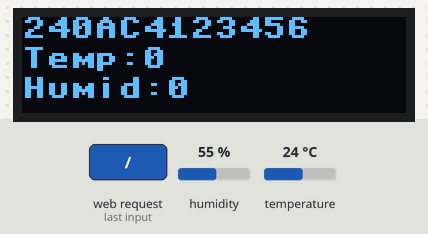
Recording of a program running on a simulated ESP32 board running MicroPython. On the bench: 128×32 one-colour display. Inputs (shaded band) come from the test bench; at power-on: humidity 55 %, temperature 24 °C. WiFi joins after 1.5 s; library files of the repository ran but are not shown: ssd1306.py; what the program prints to the serial console is not drawn.

2.9 s: HTTP request GET / received
Above: at 3.9 s.
Timing chart, 0 to 5.9 s (numbered marks = the images above; inputs shaded):
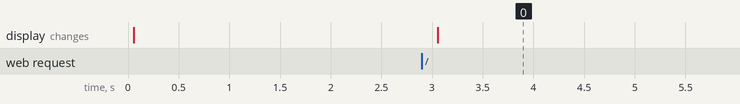

The program:

ESP32SimpleWebtoHTU21D.py
```python
import network         # 匯入 network 模組以使用網路功能
import socket          # 匯入 socket 模組以建立網路連接
# 這段 MicroPython 程式碼主要用於從 HTU21D 溫濕度感測器讀取數據，
# 並將這些數據顯示在 SSD1306 OLED 顯示模組上。
# 程式碼中使用 SoftI2C 與感測器和 OLED 顯示模組進行通訊。
# 這段程式碼反覆執行，
# 讀取 HTU21D 溫濕度感測器的數據，
# 並將溫度和濕度資訊顯示在 SSD1306 OLED 顯示模組上，
# 並在控制台輸出這些數據。
# 同時，在顯示溫度和濕度之前，
# 程式碼會清除 OLED 的畫面，
# 以確保顯示的數據是最新的。

# 匯入必要的模組，包括 HTU21D、SSD1306 OLED 顯示模組、機器控制和時間管理模組
from HTU21D import HTU21D  # HTU21D 溫濕度感測器
from myLib import *  # 使用者自訂函式庫
import ssd1306  # SSD1306 OLED 顯示模組
from machine import Pin, SoftI2C  # 進行 GPIO 操作和 SoftI2C 通訊
import utime  # 提供時間延遲功能

# 初始化 SoftI2C 通訊，指定 SCL 和 SDA 的 GPIO 腳位，以及通訊頻率
i2c = SoftI2C(scl=Pin(22), sda=Pin(21), freq=100_000)

# 初始化 SSD1306 OLED 顯示模組，解析度為 128x32，並使用 I2C 通訊
display = ssd1306.SSD1306_I2C(128, 32, i2c)

# 清除 OLED 顯示模組的畫面
display.fill(0)  # 用黑色填充整個畫面
display.show()  # 更新 OLED 顯示模組

# 在 OLED 上顯示 MAC 地址（假設 GetMAC() 函式從某個地方取得 MAC 地址）
display.text(GetMAC(), 0, 0, 1)  # 在位置 (0, 0) 顯示 MAC 地址

# 初始化 HTU21D 溫濕度感測器，使用 SoftI2C 通訊
lectura = HTU21D(22, 21)
temp=0
hum=0
# 設定 Wi-Fi 的 SSID 和密碼
ssid='NCNUIOT'
pwd='12345678'

# 設定為站點模式 (STA_IF) 的 Wi-Fi 物件
wifi = network.WLAN(network.STA_IF)

# 檢查是否已連接到 Wi-Fi
if not wifi.isconnected():	#如果以連接上網路
    print('connecting to network...')  # 打印連接信息
    wifi.active(True)                  # 啟用 Wi-Fi 連接
    wifi.connect(ssid, pwd)            # 連接到指定的 Wi-Fi 網路
    while not wifi.isconnected():      # 等待連接成功
        pass

print(wifi.ifconfig())                 # 打印連接成功後的網路配置

# 創建一個網路套接字
s = socket.socket(socket.AF_INET, socket.SOCK_STREAM)	#創建 Socket 物件，
#使用 socket.socket() 方法來創建一個新的 socket 物件。這個方法需要兩個參數：
#AF_INET：表示使用 IPv4 地址。
#SOCK_STREAM：表示使用 TCP 協議。

s.bind(('', 80))                        # 綁定到本機 IP 和埠 80
#使用 bind() 方法來綁定 socket 到一個特定的地址和埠。這個方法需要一個元組作為參數，包含 IP 地址和埠號。
s.listen(5)                             # 設定最多允許 5 個連接
#使用 listen() 方法使 socket 開始監聽進入的連接。參數指定可以排隊的最大連接數

def read_htu21d():
    t = h = 0
    #temp = 0
    #hum = 0
    try:
        h = lectura.humidity  # 取得濕度
        t = lectura.temperature  # 取得溫度
        print('Humidity:', h)  # 輸出濕度
        print('Temperatura:', t)  # 輸出溫度

        # 清除 OLED 顯示模組的畫面
        display.fill(0)  # 用黑色填充整個畫面

        # 在 OLED 上顯示 MAC 地址（假設 GetMAC() 函式從某個地方取得 MAC 地址）
        display.text(GetMAC(), 0, 0, 1)  # 在位置 (0, 0) 顯示 MAC 地址
        # 在 OLED 上顯示溫度和濕度資訊
        display.rect(0, 10, 128, 10, 0, 1)  # 繪製橫線
        display.text('Temp:' + str(temp), 0, 10, 1)  # 在位置 (0, 10) 顯示溫度
        display.rect(0, 20, 128, 10, 0, 1)  # 繪製另一個橫線
        display.text('Humid:' + str(hum), 0, 20, 1)  # 在位置 (0, 20) 顯示濕度
        # 更新 OLED 顯示模組的內容，將新的資訊顯示出來
        display.show()
    except OSError as e:
        print("read sensor error")
        #return('Failed to read sensor.')
    return t,h
    #return temp , hum
# 定義一個返回 HTML 網頁的函數

#def web_page(t,h):
def web_page():
    # 定義 HTML 頁面內容
    html ="""
    <html>
        <head lang=\'zh-tw\'>
            <meta charset = \'UTF-8\' http-equiv="refresh" content="5" />
            <title>顯示溫溼度感測器資料 modified from 動手玩MicroPython- ESP32物聯網互動設計</title>
            <meta name="viewport" content="width=device-width, initial-scale=1">
            <style>
                html{
                        font-family: Helvetica;
                        display: inline-block;
                        margin: 0px auto;
                        text-align: center;
                        color: #09F;
                    }
                    h1{
                        color: #FF9900;
                        padding: 2vh;
                    }
                p{font-size:1.5rem;}
            </style>        </head>
        <body>
            <h1>顯示溫溼度感測器資料 modified from 動手玩MicroPython- ESP32物聯網互動設計 written by 楊明豐</h1>
            <h1> <span>Temperature</span>
                <span>"""+str(temp)+"""</span>
                <sub>&deg;C</sub></h1>
            <h1> <span>Humidity</span>
                <span>"""+str(hum)+"""</span>
                <sub>%</sub></h1>
        </body>
        </html>
    """
    return html                         # 返回 HTML 字串

while True:	#永久迴圈，使其網頁在一直等待再被連接狀態
    client, addr = s.accept()           # 接受來自客戶端的連接
    #使用 accept() 方法來接受一個新的連接。此方法會阻塞直到有新的連接，返回一個新的 socket 物件和客戶端地址。
    temp,hum = read_htu21d()
    print("in temp:",temp)
    print("in humid:",hum)

    response = web_page()               # 生成 HTML 回應
    #response = web_page()               # 生成 HTML 回應
    #使用 send() 或 sendall() 方法向客戶端發送數據。
    # 在控制台顯示溫濕度資訊
    print(response)
    client.send('HTTP/1.1 200 OK\n')    # 發送 HTTP 回應狀態
    client.send('Content-Type: text/html\n') # 發送內容類型
    client.send('Connection: close\n\n')     # 關閉連接
    client.sendall(response)            # 發送所有 HTML 回應
    client.close()                      # 關閉客戶端連接，使用 close() 方法關閉 socket 連接。
    #utime.sleep(5)
```

HTU21D.py
```python
# 這段 MicroPython 程式碼定義了一個 HTU21D 溫濕度感測器的類別，
# 提供了測量溫度和濕度的功能。
# 這個程式碼使用 I2C 通訊與 HTU21D 感測器交互，
# 以獲取溫度和濕度數據。
# 它包括數據的 CRC 校驗，
# 以確保數據的完整性，
# 並提供相關方法來進行測量和獲取溫度、濕度值


from machine import I2C, Pin  # 匯入 MicroPython 的 I2C 和 Pin 套件
import time  # 匯入時間相關功能

class HTU21D(object):
    # 常數定義
    ADDRESS = 0x40  # HTU21D 感測器的 I2C 地址
    ISSUE_TEMP_ADDRESS = 0xE3  # 溫度測量指令地址
    ISSUE_HU_ADDRESS = 0xE5  # 濕度測量指令地址

    def __init__(self, scl, sda):
        """初始化 HTU21D 類別
        參數:
            scl (int): 連接到 I2C 的 SCL 腳位編號
            sda (int): 連接到 I2C 的 SDA 腳位編號
        """
        self.i2c = I2C(scl=Pin(scl), sda=Pin(sda), freq=100000)  # 初始化 I2C 通訊

    def _crc_check(self, value):
        """檢查數據的 CRC (循環冗餘校驗)
        備註:
            從 sparkfun/HTU21D_Breakout 的 GitHub 借鑑
        參數:
            value (bytearray): 要檢查的數據
        返回:
            True 表示有效，False 表示無效
        """
        # 初始化 CRC 計算
        remainder = ((value[0] << 8) + value[1]) << 8  # 計算餘數
        remainder |= value[2]  # 合併剩餘部分
        divsor = 0x988000  # CRC 多項式

        # 進行 16 次循環
        for i in range(0, 16):
            if remainder & (1 << (23 - i)):  # 如果特定位被設置
                remainder ^= divsor  # 與多項式進行 XOR
            divsor >>= 1  # 將多項式右移

        # 如果剩餘為零，則校驗通過
        return remainder == 0

    def _issue_measurement(self, write_address):
        """發出測量指令
        參數:
            write_address (int): 寫入的地址
        返回:
            測量到的原始數據
        """
        # 啟動 I2C 通訊
        self.i2c.start()
        self.i2c.writeto_mem(int(self.ADDRESS), int(write_address), '')  # 發送指令
        self.i2c.stop()  # 停止 I2C 通訊
        time.sleep_ms(50)  # 等待 50 毫秒
        data = bytearray(3)  # 初始化數據
        self.i2c.readfrom_into(self.ADDRESS, data)  # 讀取感測器的數據
        # 檢查數據的 CRC 是否有效
        if not self._crc_check(data):
            raise ValueError()  # 如果無效，則引發錯誤
        raw = (data[0] << 8) + data[1]  # 合併數據
        raw &= 0xFFFC  # 清除無用的位
        return raw

    @property
    def temperature(self):
        """計算溫度"""
        raw = self._issue_measurement(self.ISSUE_TEMP_ADDRESS)  # 發送溫度測量指令
        # 計算溫度值
        return -46.85 + (175.72 * raw / 65536)

    @property
    def humidity(self):
        """計算濕度"""
        raw = self._issue_measurement(self.ISSUE_HU_ADDRESS)  # 發送濕度測量指令
        # 計算濕度值
        return -6 + (125.0 * raw / 65536)

    def test(self):
        """測試函數，打印訊息"""
        print("Test Self")  # 輸出訊息
```

myLib.py
```python
# 這段 MicroPython 程式碼包含了三個函數，
# 用於獲取裝置的 MAC 位址。以下是這些函數的詳細註解：
# 這些函數主要用於 MicroPython 上的裝置，
# 使用網路功能來獲取該裝置的 MAC 位址。這對於識別裝置、
# 進行網路相關操作等用途非常有用。
# 每個函數的主要區別在於返回的 MAC 位址格式，
# 其中 GetMAC2 使用空格分隔，
# GetMACn 則可以自訂分隔符。


import network  # 匯入網路功能套件
import ubinascii  # 用於特殊數字轉16進位和轉換為字串的套件
import socket  # 用於網路通訊的套件

def GetMAC():
    """取得裝置的 MAC 位址"""
    wlan = network.WLAN(network.STA_IF)  # 初始化 WLAN 物件，以正常上網模式 (STA_IF)
    wlan.active(True)  # 啟動 WLAN
    mac = ubinascii.hexlify(network.WLAN().config('mac')).decode()  # 取得網卡的 MAC 位址，並將其轉換為十六進制字串
    # 這個過程通過 ubinascii.hexlify 轉換為十六進制，再用 decode() 將位元組轉換為字串
    return mac.upper()  # 回傳大寫格式的 MAC 位址

def GetMAC2():
    """取得裝置的 MAC 位址，帶有空格分隔"""
    wlan = network.WLAN(network.STA_IF)  # 初始化 WLAN 物件，以正常上網模式 (STA_IF)
    wlan.active(True)  # 啟動 WLAN
    mac = ubinascii.hexlify(network.WLAN().config('mac'), " ").decode()  # 取得 MAC 位址，並將其轉換為十六進制，帶空格分隔
    return mac.upper()  # 回傳大寫格式的 MAC 位址

def GetMACn(sepc):
    """取得裝置的 MAC 位址，使用指定的分隔符"""
    wlan = network.WLAN(network.STA_IF)  # 初始化 WLAN 物件，以正常上網模式 (STA_IF)
    wlan.active(True)  # 啟動 WLAN
    mac = ubinascii.hexlify(network.WLAN().config('mac'), sepc).decode()  # 取得 MAC 位址，並使用指定的分隔符
    # ubinascii.hexlify(目標位元組, 分隔符).decode() 用來將 MAC 位址轉換為十六進制字串
    return mac.upper()  # 回傳大寫格式的 MAC 位址
```

Measured:
- after the input at 2.9 s, the display: changes after 0.16 s (image 0)
